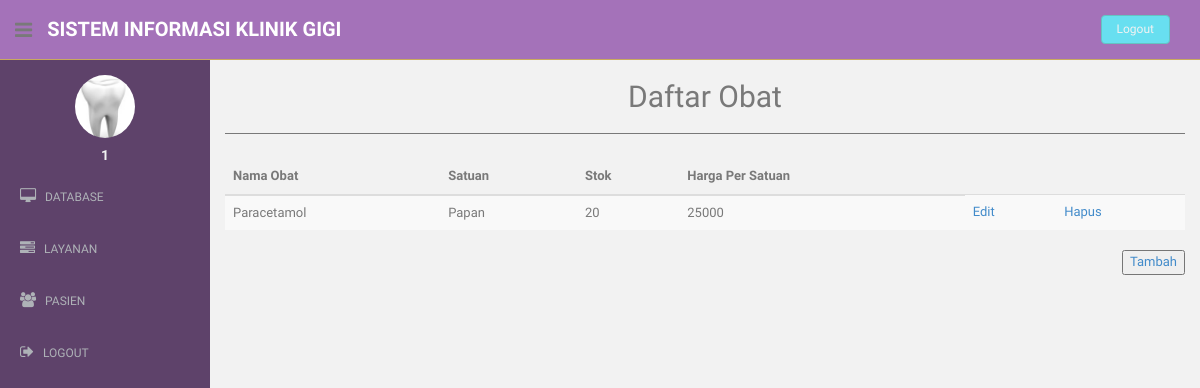
The page /admin/obat.php (signed in) on the database as committed earlier.
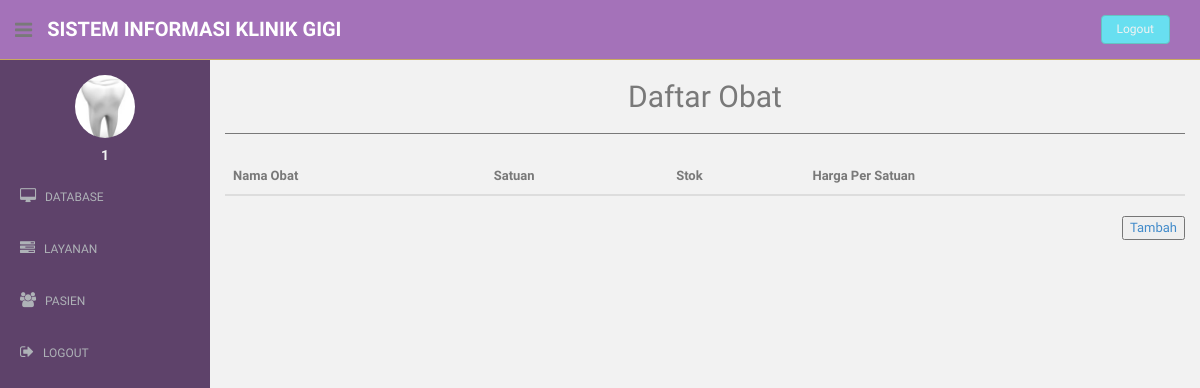
The same page on the database as committed later.
### tables this page shows
CREATE TABLE `obat` (
  `id_obat` int(11) NOT NULL,
  `nama_obat` text NOT NULL,
  `satuan` text NOT NULL,
  `stok` int(11) NOT NULL,
  `harga` int(11) NOT NULL
);

### admin/obat.php (the view, shortened to what this page needs)
<?php
  include "../connection/connect.php";
  $dataObat = $conn->query("SELECT * FROM obat");
?>
<!DOCTYPE html>
<html lang="en">
  <head>
    <link href="../assets/css/bootstrap.css" rel="stylesheet">
    <link href="../assets/font-awesome/css/font-awesome.css" rel="stylesheet" />
    <link href="../assets/css/style.css" rel="stylesheet">
    <link href="../assets/css/style-responsive.css" rel="stylesheet">
    <link href="../assets/css/dataTables.bootstrap.min.css" rel="stylesheet">
  </head>
  <body>
  <section id="container" >
      <header class="header purple1-bg">
              <div class="sidebar-toggle-box">
                  <div class="fa fa-bars tooltips" data-placement="right" data-original-title="Toggle Navigation"></div>
              </div>
            <a href="index.php" class="logo"><b>Sistem Informasi Klinik Gigi</b></a>
            <div class="top-menu">
            	<ul class="nav pull-right top-menu">
                    <li><a class="logout" href="../process/logout.php">Logout</a></li>
            	</ul>
            </div>
        </header>
      <aside>
          <div id="sidebar"  class="nav-collapse ">
              <ul class="sidebar-menu" id="nav-accordion">
              	  <p class="centered"><a href="profile.html"><img src="../assets/img/ui-sam.jpg" class="img-circle" width="60"></a></p>
              	  <h5 class="centered"><?php echo $_SESSION['uid']?></h5>
                  <li class="sub-menu">
                      <a href="javascript:;" >
                          <i class="fa fa-desktop"></i>
                          <span>DATABASE</span>
                      </a>
                  </li>
                  <li class="sub-menu">
                      <a href="javascript:;" >
                          <i class="fa fa-tasks"></i>
                          <span>LAYANAN</span>
                      </a>
                  </li>
                  <li class="sub-menu">
                      <a href="javascript:;" >
                          <i class="fa fa-users"></i>
                          <span>PASIEN</span>
                      </a>
                  </li>
                  <li class="sub-menu">
                      <a href="../process/logout.php" >
                          <i class="fa fa-sign-out"></i>
                          <span>LOGOUT</span>
                      </a>
                  </li>
              </ul>
          </div>
      </aside>
      <section id="main-content">
          <section class="wrapper">
          	<h2><center>Daftar Obat</center></h2>
            <hr>
          	<div class="row mt">
          		<div class="col-lg-12">
          		<table class="table table-striped table-advance table-hover col-lg-12">
              <thead>
                <th>Nama Obat</th>
                <th>Satuan</th>
                <th>Stok</th>
                <th>Harga Per Satuan</th>
              </thead>
              <tbody>
                <?php
                while($obat = $dataObat->fetch_assoc()){
                  echo "
                    <tr>
                      <td>
                        $obat[nama_obat]
                      </td>
                      <td>
                        $obat[satuan]
                      </td>
                      <td>
                        $obat[stok]
                      </td>
                      <td>
                        $obat[harga]
                      </td>
                      <td>
                        <a href=\"edit_obat.php?id_obat=$obat[id_obat]\">Edit</a>
                      </td>
                      <td>
                        <a href=\"act/hapus_obat.php?id_obat=$obat[id_obat]\">Hapus</a>
                      </td>
                    </tr>
                  ";
                }
                ?>
              </tbody>
              </table>
              <button style="float: right"><a href="add_obat.php">Tambah</a></button>
          		</div>
          	</div>
		      </section>
      </section>
  </section>
  </body>
</html>

Rows that differ between the two databases and show on the page:
removed obat: nama_obat "Paracetamol", satuan "Papan", stok "20", harga "25000"
